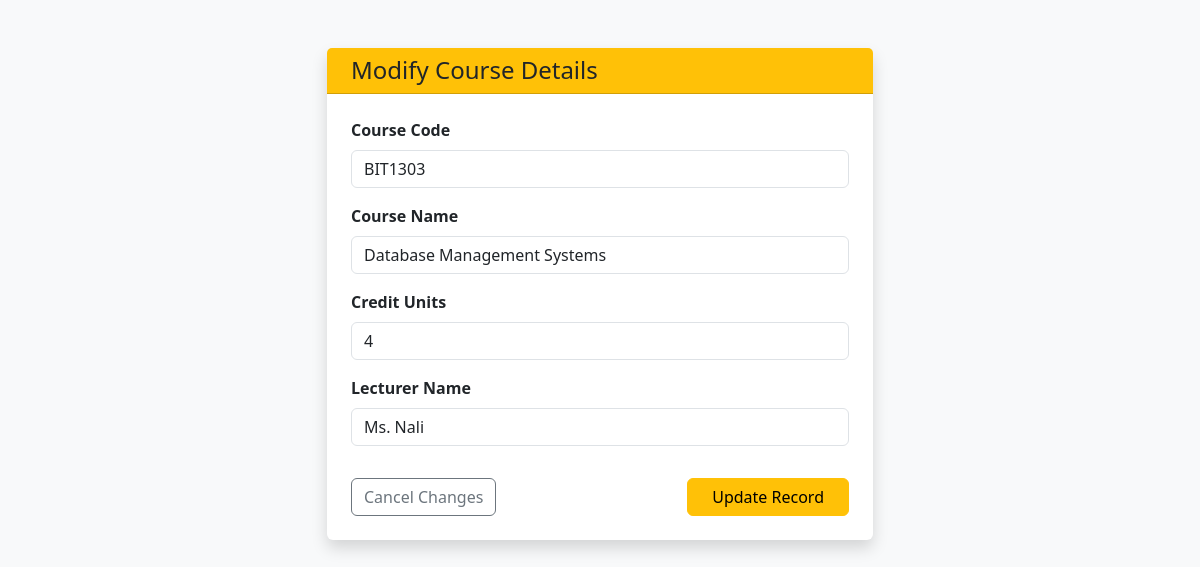
Screenshot of /edit_course.php?id=3 (signed in) with the database file from the repository.
### tables this page shows
CREATE TABLE `courses` (
  `id` int NOT NULL,
  `course_code` varchar(20) NOT NULL,
  `course_name` varchar(100) NOT NULL,
  `credit_units` int NOT NULL,
  `lecturer` varchar(100) NOT NULL
);

### edit_course.php (the view, shortened to what this page needs)
<?php
include "includes/db_config.php";
if (isset($_GET['id'])) {
    $id = mysqli_real_escape_string($conn, $_GET['id']);
    $query = "SELECT * FROM courses WHERE id = '$id' LIMIT 1";
    $result = mysqli_query($conn, $query);
    $course = mysqli_fetch_assoc($result);
}
?>
<!DOCTYPE html>
<html lang="en">
<head>
    <link href="https://cdn.jsdelivr.net/npm/bootstrap@5.3.0/dist/css/bootstrap.min.css" rel="stylesheet">
</head>
<body class="bg-light">
    <div class="container mt-5">
        <div class="row justify-content-center">
            <div class="col-md-6">
                <div class="card shadow border-0">
                    <div class="card-header bg-warning text-dark">
                        <h4 class="mb-0"><i class="fas fa-edit me-2"></i>Modify Course Details</h4>
                    </div>
                    <div class="card-body p-4">
                        <form action="edit_course.php" method="POST">
                            <div class="mb-3">
                                <label class="form-label fw-bold">Course Code</label>
                                <input type="text" name="course_code" class="form-control" value="<?php echo htmlspecialchars($course['course_code']); ?>" required>
                            </div>
                            <div class="mb-3">
                                <label class="form-label fw-bold">Course Name</label>
                                <input type="text" name="course_name" class="form-control" value="<?php echo htmlspecialchars($course['course_name']); ?>" required>
                            </div>
                            <div class="mb-3">
                                <label class="form-label fw-bold">Credit Units</label>
                                <input type="number" name="credit_units" class="form-control" value="<?php echo $course['credit_units']; ?>" required>
                            </div>
                            <div class="mb-3">
                                <label class="form-label fw-bold">Lecturer Name</label>
                                <input type="text" name="lecturer" class="form-control" value="<?php echo htmlspecialchars($course['lecturer']); ?>" required>
                            </div>
                            <div class="d-flex justify-content-between pt-3">
                                <a href="admin_dashboard.php" class="btn btn-outline-secondary">Cancel Changes</a>
                                <button type="submit" name="update_course" class="btn btn-warning px-4">Update Record</button>
                            </div>
                        </form>
                    </div>
                </div>
            </div>
        </div>
    </div>
</body>
</html>

### rows the page displays
courses: course_code "BIT1303", course_name "Database Management Systems", credit_units "4", lecturer "Ms. Nali"
